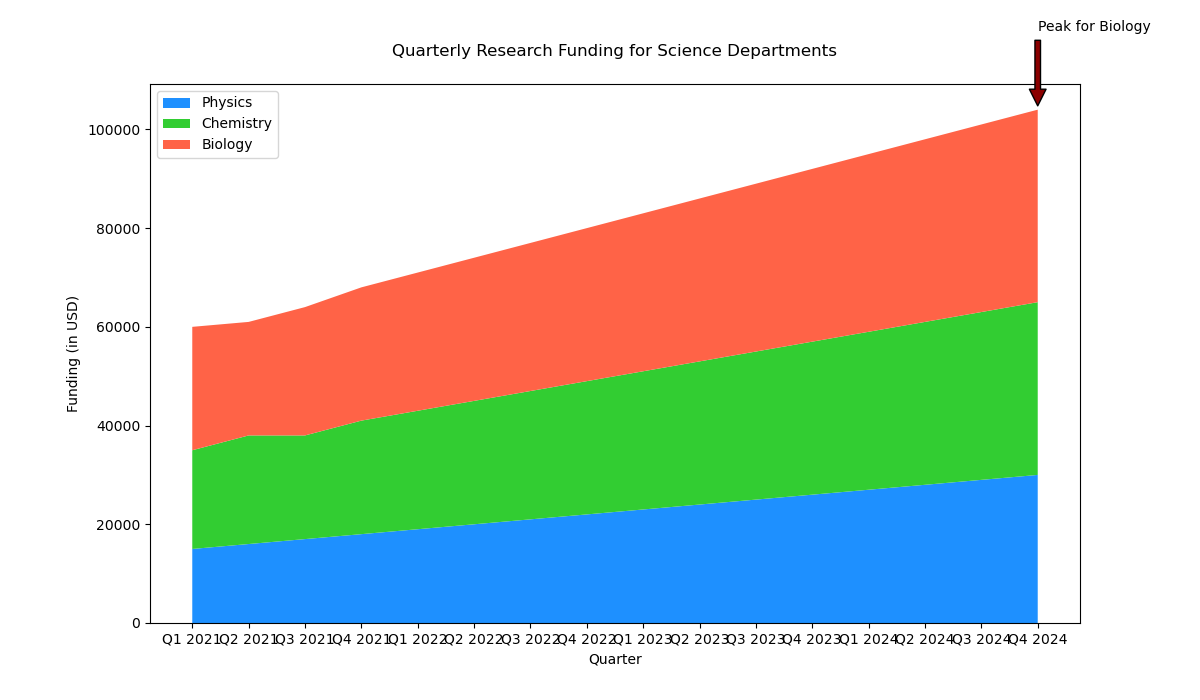

This figure's Python source:

import matplotlib.pyplot as plt

quarters = ['Q1 2021', 'Q2 2021', 'Q3 2021', 'Q4 2021',
            'Q1 2022', 'Q2 2022', 'Q3 2022', 'Q4 2022',
            'Q1 2023', 'Q2 2023', 'Q3 2023', 'Q4 2023',
            'Q1 2024', 'Q2 2024', 'Q3 2024', 'Q4 2024']
physics = [15000, 16000, 17000, 18000, 19000, 20000, 21000, 22000,
           23000, 24000, 25000, 26000, 27000, 28000, 29000, 30000]
chemistry = [20000, 22000, 21000, 23000, 24000, 25000, 26000, 27000,
             28000, 29000, 30000, 31000, 32000, 33000, 34000, 35000]
biology = [25000, 23000, 26000, 27000, 28000, 29000, 30000, 31000,
           32000, 33000, 34000, 35000, 36000, 37000, 38000, 39000]

plt.figure(figsize=(12, 7))
plt.stackplot(quarters, physics, chemistry, biology,
              labels=['Physics', 'Chemistry', 'Biology'],
              colors=['#1E90FF', '#32CD32', '#FF6347'])

plt.title('Quarterly Research Funding for Science Departments', pad=20)
plt.xlabel('Quarter')
plt.ylabel('Funding (in USD)')
plt.annotate('Peak for Biology', xy=(15, 104000), xytext=(15, 120000),
             arrowprops=dict(facecolor='#8B0000', shrink=0.05))
plt.legend(loc='upper left')

plt.show()
